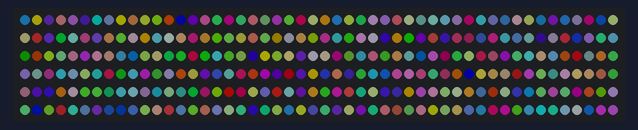
The program below on a simulated Raspberry Pi (BCM pin numbers). On the bench: 300 RGB LEDs in strip order, left to right, continuing on the next row. Dim RGB values are drawn brighter than linear; random numbers come from a fixed seed.

Above: at 0.1 s.
At 4.1 s:
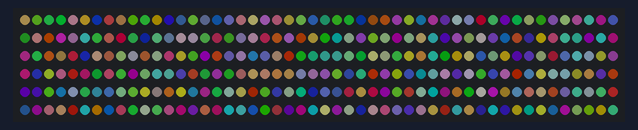
At 9.2 s:
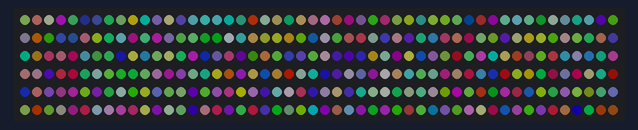
At 19.4 s:
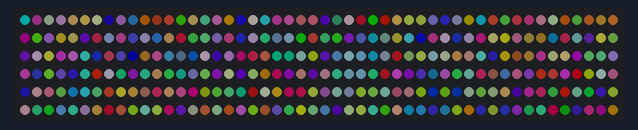
At 28.6 s:
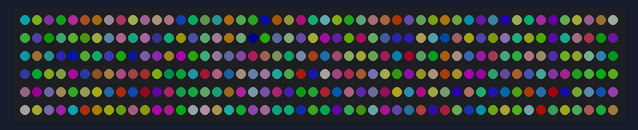
At 38.8 s:
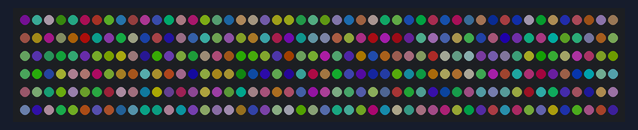

The program:

randomColor.py
```python
import time
import board
import neopixel
import random


pixel_pin = board.D18
num_pixels = 300
ORDER = neopixel.RGB
wait = 1.0

pixels = neopixel.NeoPixel(pixel_pin, num_pixels, brightness=0.2, auto_write=False, pixel_order=ORDER)

def randomColorForPosition(pos):
	pixels[pos] = (random.randrange(255), random.randrange(255), random.randrange(255))


while True:
	for pos in range(num_pixels):
		randomColorForPosition(pos)
	pixels.show()
	time.sleep(wait)
```

Measured:
- what the display in image 1 shows lasts 1.0 s, from 4.1 s to 5.1 s
